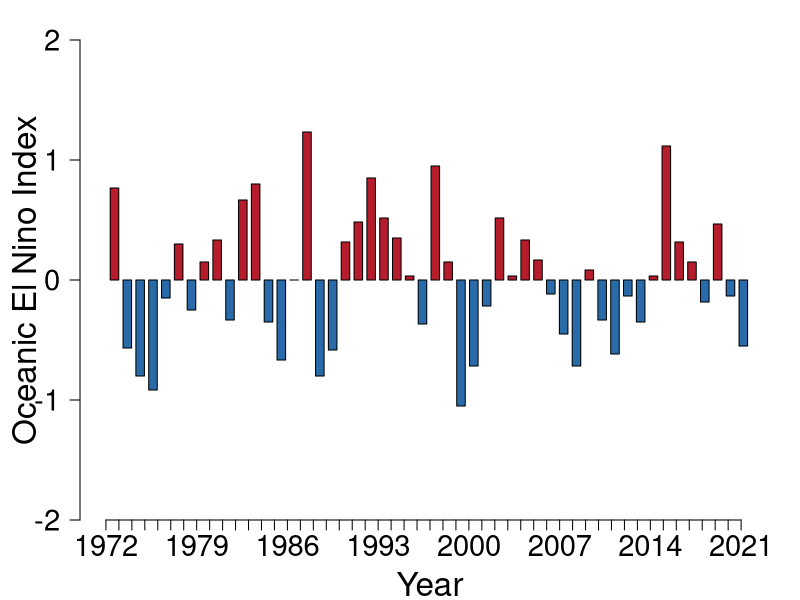

This figure's R source: (Note: this script raises an error after producing the figure.)

library(dplyr)

##########################################################
#PLotting indices

ci<-read.csv("./Data/Climate_Indices_Yearly.csv", header = TRUE, sep = ",")


#Assign colour to temperature anomaly direction
for (i in 1:length(ci$ENSO_G)) {
  if (ci$ENSO_G[i] > 0) {
    ci$ENG.col[i]<-"#B51D2C"
  } else {
    ci$ENG.col[i]<-"#296BA8"
  }
}

ci <- ci[c(8:57),]


##Plot ENSO through time
par(mar=c(4,4,2,1))
par(mfrow=c(1,1))
barplot(ci$ENSO_G, col=ci$ENG.col, ylim=c(-2,2), cex.axis=1.75, space=0.5, border=TRUE, las=1, width=.66, xlim=c(0,50))
title(ylab=expression(paste("Oceanic El Nino Index")), line=2, cex.lab=2)
axis(1, at=seq(0,49,1), labels = seq(1972,2021,1), srt=40, cex.axis=1.75)
title(xlab ="Year", line=3, cex.lab=2)
lines(movavg(ci$ENSO_G, 4, type="s"),lwd=2,lty=1)

##Plot PDO through time

for (i in 1:length(ci$ENSO_G)) {
  if (ci$PDO_G[i] > 0) {
    ci$PDO.col[i]<-"#B51D2C"
  } else {
    ci$PDO.col[i]<-"#296BA8"
  }
}

par(mar=c(4,4,2,1))
par(mfrow=c(1,1))
barplot(ci$PDO_G, col=ci$PDO.col, ylim=c(-3,3), cex.axis=1.75, space=0.5, border=TRUE, las=1, width=.66, xlim=c(0,50))
title(ylab=expression(paste("Pacific Decadal Oscillation Index")), line=2, cex.lab=2)
axis(1, at=seq(0,49,1), labels = seq(1972,2021,1), srt=40, cex.axis=1.75)
title(xlab ="Year", line=3, cex.lab=2)
lines(movavg(ci$PDO_G, 4, type="s"),lwd=2,lty=1)

##Plot NPGO through time
for (i in 1:length(ci$ENSO_G)) {
  if (ci$NPGO_G[i] > 0) {
    ci$NPGO.col[i]<-"#B51D2C"
  } else {
    ci$NPGO.col[i]<-"#296BA8"
  }
}

par(mar=c(4,4,2,1))
par(mfrow=c(1,1))
barplot(ci$NPGO_G, col=ci$NPGO.col, ylim=c(-3,3), cex.axis=1.75, space=0.5, border=TRUE, las=1, width=.66, xlim=c(0,50))
title(ylab=expression(paste("North Pacific Gyre Oscillation Index")), line=2, cex.lab=2)
axis(1, at=seq(0,49,1), labels = seq(1972,2021,1), srt=40, cex.axis=1.75)
title(xlab ="Year", line=3, cex.lab=2)
lines(movavg(ci$NPGO_G, 4, type="s"),lwd=2,lty=1)


